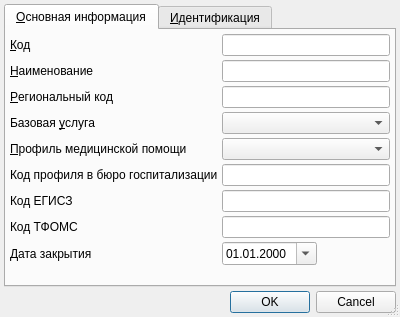
<?xml version="1.0" encoding="UTF-8"?>
<ui version="4.0">
 <class>ItemEditorDialog</class>
 <widget class="QDialog" name="ItemEditorDialog">
  <property name="geometry">
   <rect>
    <x>0</x>
    <y>0</y>
    <width>400</width>
    <height>317</height>
   </rect>
  </property>
  <property name="windowTitle">
   <string>ChangeMe!</string>
  </property>
  <property name="sizeGripEnabled">
   <bool>true</bool>
  </property>
  <layout class="QVBoxLayout" name="verticalLayout">
   <property name="spacing">
    <number>4</number>
   </property>
   <property name="margin">
    <number>4</number>
   </property>
   <item>
    <widget class="QTabWidget" name="tabWidget">
     <property name="currentIndex">
      <number>0</number>
     </property>
     <widget class="QWidget" name="tabMain">
      <attribute name="title">
       <string>&amp;Основная информация</string>
      </attribute>
      <layout class="QGridLayout" name="gridLayout_2">
       <property name="margin">
        <number>4</number>
       </property>
       <property name="spacing">
        <number>4</number>
       </property>
       <item row="8" column="0">
        <widget class="QLabel" name="lblEndDate">
         <property name="text">
          <string>Дата закрытия</string>
         </property>
        </widget>
       </item>
       <item row="8" column="1">
        <widget class="CDateEdit" name="edtEndDate">
         <property name="displayFormat">
          <string>dd.MM.yyyy</string>
         </property>
         <property name="calendarPopup">
          <bool>true</bool>
         </property>
        </widget>
       </item>
       <item row="0" column="0">
        <widget class="QLabel" name="lblCode">
         <property name="sizePolicy">
          <sizepolicy hsizetype="Maximum" vsizetype="Fixed">
           <horstretch>0</horstretch>
           <verstretch>0</verstretch>
          </sizepolicy>
         </property>
         <property name="text">
          <string>&amp;Код</string>
         </property>
         <property name="buddy">
          <cstring>edtCode</cstring>
         </property>
        </widget>
       </item>
       <item row="1" column="0">
        <widget class="QLabel" name="lblName">
         <property name="sizePolicy">
          <sizepolicy hsizetype="Maximum" vsizetype="Fixed">
           <horstretch>0</horstretch>
           <verstretch>0</verstretch>
          </sizepolicy>
         </property>
         <property name="text">
          <string>&amp;Наименование</string>
         </property>
         <property name="buddy">
          <cstring>edtName</cstring>
         </property>
        </widget>
       </item>
       <item row="2" column="0">
        <widget class="QLabel" name="lblRegionalCode">
         <property name="sizePolicy">
          <sizepolicy hsizetype="Maximum" vsizetype="Preferred">
           <horstretch>0</horstretch>
           <verstretch>0</verstretch>
          </sizepolicy>
         </property>
         <property name="text">
          <string>&amp;Региональный код</string>
         </property>
         <property name="buddy">
          <cstring>edtRegionalCode</cstring>
         </property>
        </widget>
       </item>
       <item row="3" column="0">
        <widget class="QLabel" name="lblService">
         <property name="sizePolicy">
          <sizepolicy hsizetype="Maximum" vsizetype="Fixed">
           <horstretch>0</horstretch>
           <verstretch>0</verstretch>
          </sizepolicy>
         </property>
         <property name="text">
          <string>Базовая &amp;услуга</string>
         </property>
         <property name="buddy">
          <cstring>cmbService</cstring>
         </property>
        </widget>
       </item>
       <item row="4" column="0">
        <widget class="QLabel" name="lblMedicalAidProfile">
         <property name="sizePolicy">
          <sizepolicy hsizetype="Maximum" vsizetype="Fixed">
           <horstretch>0</horstretch>
           <verstretch>0</verstretch>
          </sizepolicy>
         </property>
         <property name="text">
          <string>&amp;Профиль медицинской помощи</string>
         </property>
         <property name="buddy">
          <cstring>cmbMedicalAidProfile</cstring>
         </property>
        </widget>
       </item>
       <item row="5" column="0">
        <widget class="QLabel" name="lblEmsProfileCode">
         <property name="text">
          <string>Код профиля в бюро госпитализации</string>
         </property>
         <property name="buddy">
          <cstring>edtEmsProfileCode</cstring>
         </property>
        </widget>
       </item>
       <item row="6" column="0">
        <widget class="QLabel" name="lblUsishCode">
         <property name="text">
          <string>Код ЕГИСЗ</string>
         </property>
         <property name="buddy">
          <cstring>edtUsishCode</cstring>
         </property>
        </widget>
       </item>
       <item row="7" column="0">
        <widget class="QLabel" name="lblTfomsCode">
         <property name="text">
          <string>Код ТФОМС</string>
         </property>
         <property name="buddy">
          <cstring>edtTfomsCode</cstring>
         </property>
        </widget>
       </item>
       <item row="9" column="0" colspan="2">
        <spacer>
         <property name="orientation">
          <enum>Qt::Vertical</enum>
         </property>
         <property name="sizeHint" stdset="0">
          <size>
           <width>307</width>
           <height>63</height>
          </size>
         </property>
        </spacer>
       </item>
       <item row="8" column="2">
        <spacer name="horizontalSpacer">
         <property name="orientation">
          <enum>Qt::Horizontal</enum>
         </property>
         <property name="sizeHint" stdset="0">
          <size>
           <width>40</width>
           <height>20</height>
          </size>
         </property>
        </spacer>
       </item>
       <item row="7" column="1" colspan="2">
        <widget class="QLineEdit" name="edtTfomsCode"/>
       </item>
       <item row="6" column="1" colspan="2">
        <widget class="QLineEdit" name="edtUsishCode"/>
       </item>
       <item row="5" column="1" colspan="2">
        <widget class="QLineEdit" name="edtEmsProfileCode"/>
       </item>
       <item row="4" column="1" colspan="2">
        <widget class="CRBComboBox" name="cmbMedicalAidProfile"/>
       </item>
       <item row="3" column="1" colspan="2">
        <widget class="CRBComboBox" name="cmbService"/>
       </item>
       <item row="2" column="1" colspan="2">
        <widget class="QLineEdit" name="edtRegionalCode"/>
       </item>
       <item row="1" column="1" colspan="2">
        <widget class="QLineEdit" name="edtName"/>
       </item>
       <item row="0" column="1" colspan="2">
        <widget class="QLineEdit" name="edtCode"/>
       </item>
      </layout>
     </widget>
     <widget class="QWidget" name="tabIdentification">
      <attribute name="title">
       <string>&amp;Идентификация</string>
      </attribute>
      <layout class="QGridLayout" name="gridLayout">
       <property name="margin">
        <number>4</number>
       </property>
       <property name="spacing">
        <number>4</number>
       </property>
       <item row="0" column="0">
        <widget class="CInDocTableView" name="tblIdentification"/>
       </item>
      </layout>
     </widget>
    </widget>
   </item>
   <item>
    <widget class="QDialogButtonBox" name="buttonBox">
     <property name="standardButtons">
      <set>QDialogButtonBox::Cancel|QDialogButtonBox::Ok</set>
     </property>
    </widget>
   </item>
  </layout>
 </widget>
 <customwidgets>
  <customwidget>
   <class>CRBComboBox</class>
   <extends>QComboBox</extends>
   <header>library/crbcombobox.h</header>
  </customwidget>
  <customwidget>
   <class>CInDocTableView</class>
   <extends>QTableView</extends>
   <header>library/InDocTable.h</header>
  </customwidget>
  <customwidget>
   <class>CDateEdit</class>
   <extends>QDateEdit</extends>
   <header>library/DateEdit</header>
  </customwidget>
 </customwidgets>
 <tabstops>
  <tabstop>tabWidget</tabstop>
  <tabstop>edtCode</tabstop>
  <tabstop>edtName</tabstop>
  <tabstop>edtRegionalCode</tabstop>
  <tabstop>cmbService</tabstop>
  <tabstop>cmbMedicalAidProfile</tabstop>
  <tabstop>edtEmsProfileCode</tabstop>
  <tabstop>edtUsishCode</tabstop>
  <tabstop>edtTfomsCode</tabstop>
  <tabstop>edtEndDate</tabstop>
  <tabstop>tblIdentification</tabstop>
  <tabstop>buttonBox</tabstop>
 </tabstops>
 <resources/>
 <connections>
  <connection>
   <sender>buttonBox</sender>
   <signal>accepted()</signal>
   <receiver>ItemEditorDialog</receiver>
   <slot>accept()</slot>
   <hints>
    <hint type="sourcelabel">
     <x>194</x>
     <y>287</y>
    </hint>
    <hint type="destinationlabel">
     <x>186</x>
     <y>58</y>
    </hint>
   </hints>
  </connection>
  <connection>
   <sender>buttonBox</sender>
   <signal>rejected()</signal>
   <receiver>ItemEditorDialog</receiver>
   <slot>reject()</slot>
   <hints>
    <hint type="sourcelabel">
     <x>194</x>
     <y>287</y>
    </hint>
    <hint type="destinationlabel">
     <x>186</x>
     <y>58</y>
    </hint>
   </hints>
  </connection>
 </connections>
</ui>
